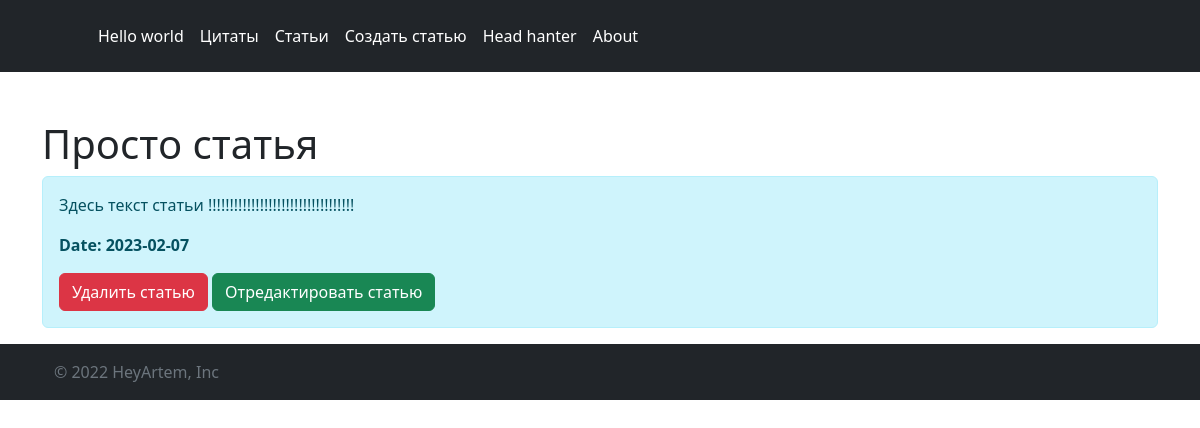
The page /posts/4 on the database its author committed.
### app.py (models this page shows, shortened)
class Article(db.Model):
    id = db.Column(db.Integer, primary_key=True)
    title_art = db.Column(db.String(100), nullable=False)
    intro_art = db.Column(db.String(300), nullable=False)
    text_art = db.Column(db.Text, nullable=False)
    date_art = db.Column(db.DateTime, default=datetime.utcnow)

### app.py (the view)
@app.route("/posts/<int:id>")
def post_detail(id):
    article = Article.query.get(id)
    return render_template("/article_posts/post_detail.html", article=article)

### templates/article_posts/post_detail.html (shortened to what this page needs)
{% extends "base.html" %}
{% block body %}
    <div class="container mt-5">
        <h1>{{ article.title_art }}</h1>
        <div class="alert alert-info">
            <p>{{ article.text_art }}</p>
            <p><b>Date: {{ article.date_art.date() }}</b></p>
            <a href="/posts/{{ article.id }}/delete" class="btn btn-danger">Удалить статью</a>
            <a href="/posts/{{ article.id }}/update" class="btn btn-success">Отредактировать статью</a>
        </div>
    </div>
{% endblock %}

### rows shown on the page
Article: title_art "Просто статья", text_art "Здесь текст статьи !!!!!!!!!!!!!!!!!!!!!!!!!!!!!!!!!!", date_art "2023-02-07"
